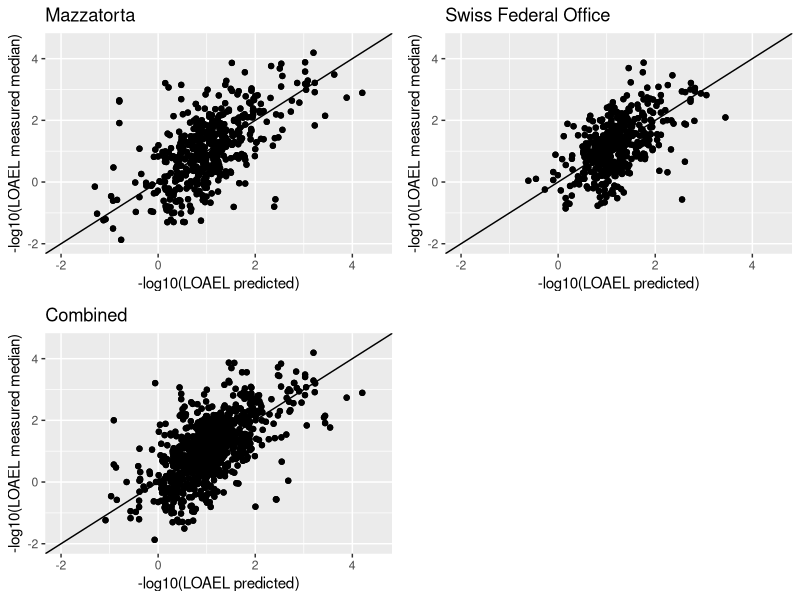

Reproduce this figure in R.
library(ggplot2)
library(grid)
library(gridExtra)

mazzatorta = read.csv("data/mazzatorta-cv.csv",header=T)
swiss = read.csv("data/swiss-cv.csv",header=T)
combined = read.csv("data/combined-cv.csv",header=T)

#experimental <- read.csv("data/median-correlation.csv",header=T)
#p1 = qplot(-log10(mazzatorta),-log10(swiss),data=experimental,xlab="-log10(LOAEL Mazzatorta median)",ylab="-log10(LOAEL Swiss Federal Office median)",main="Experimental data") + geom_point() + geom_abline(intercept=0.0) + xlim(-2,4.5) + ylim(-2,4.5)

p2 = qplot(-log10(LOAEL_predicted),-log10(LOAEL_measured_median),data=mazzatorta,xlab="-log10(LOAEL predicted)",ylab="-log10(LOAEL measured median)",main="Mazzatorta") + geom_point() + geom_abline(intercept=0.0)  + xlim(-2,4.5) + ylim(-2,4.5)

p3 = qplot(-log10(LOAEL_predicted),-log10(LOAEL_measured_median),data=swiss,xlab="-log10(LOAEL predicted)",ylab="-log10(LOAEL measured median)",main="Swiss Federal Office") + geom_point() + geom_abline(intercept=0.0)  + xlim(-2,4.5) + ylim(-2,4.5)

p4 = qplot(-log10(LOAEL_predicted),-log10(LOAEL_measured_median),data=combined,xlab="-log10(LOAEL predicted)",ylab="-log10(LOAEL measured median)",main="Combined") + geom_point() + geom_abline(intercept=0.0)  + xlim(-2,4.5) + ylim(-2,4.5)

pdf('figure/crossvalidation.pdf')
grid.arrange(p2,p3,p4,ncol=2)
dev.off()
